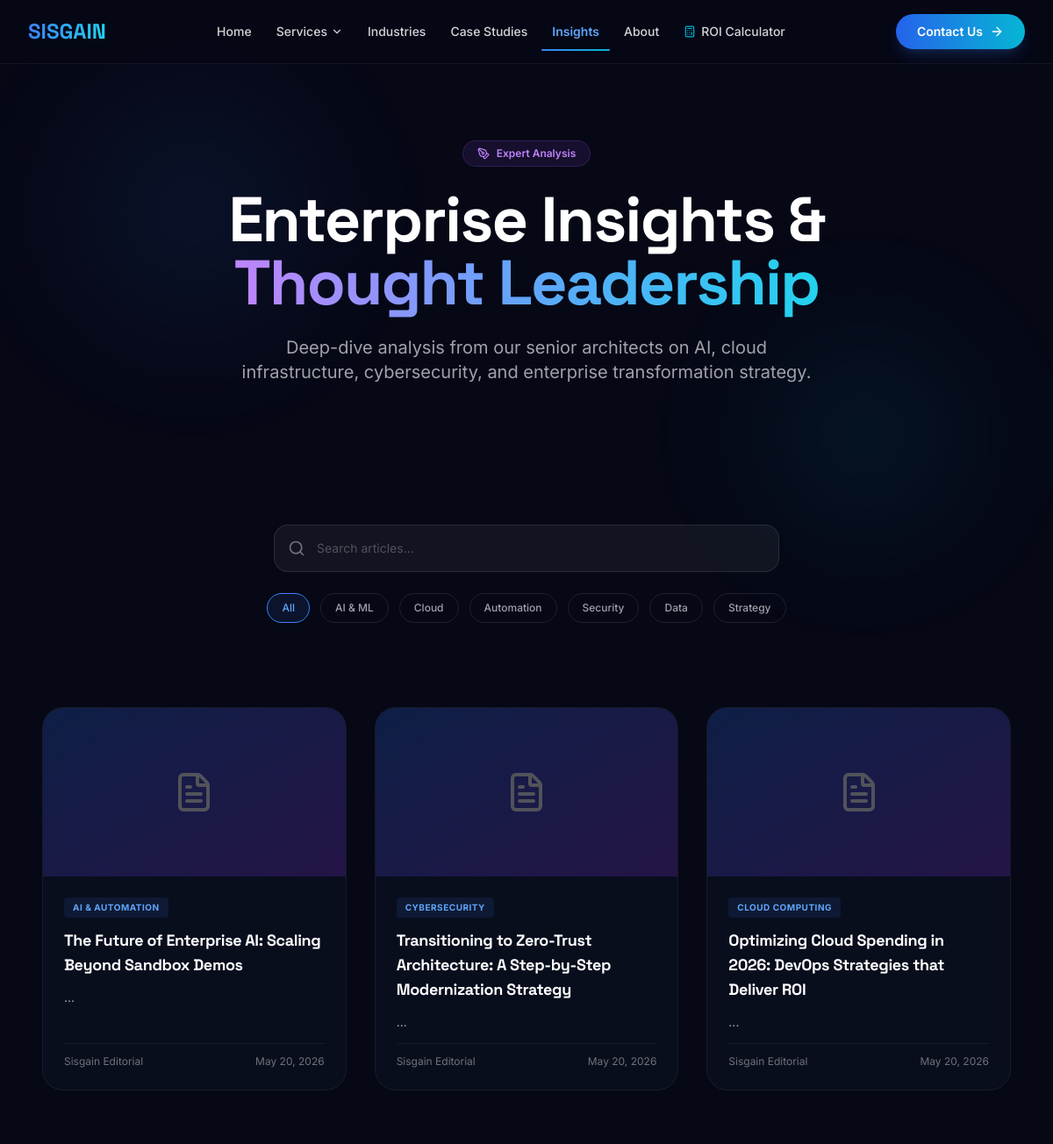
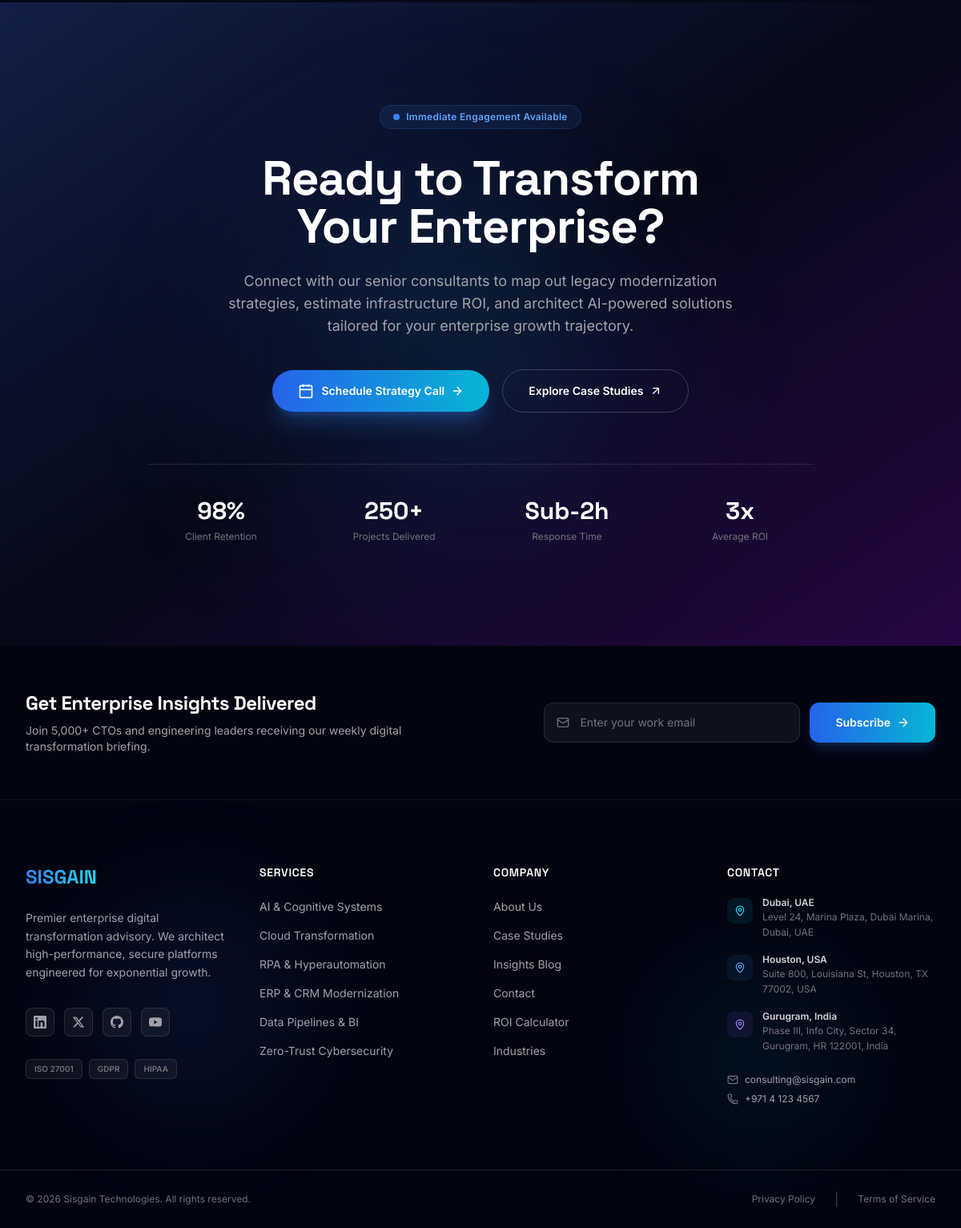
Screenshot of /blog.php with the database file from the repository (2 pictures, top to bottom).
### tables this page shows
CREATE TABLE `blogs` (
  `id` INT AUTO_INCREMENT PRIMARY KEY,
  `title` VARCHAR(200) NOT NULL,
  `slug` VARCHAR(200) NOT NULL UNIQUE,
  `category` VARCHAR(100) NOT NULL,
  `summary` VARCHAR(255) NOT NULL,
  `content` LONGTEXT NOT NULL,
  `image_url` VARCHAR(255) DEFAULT NULL,
  `meta_keywords` VARCHAR(255) DEFAULT NULL,
  `author_name` VARCHAR(100) DEFAULT 'Sisgain Advisory Team',
  `status` ENUM('draft', 'published') DEFAULT 'published',
  `created_at` TIMESTAMP DEFAULT CURRENT_TIMESTAMP
);

CREATE TABLE `settings` (
  `id` INT AUTO_INCREMENT PRIMARY KEY,
  `setting_key` VARCHAR(100) NOT NULL UNIQUE,
  `setting_value` TEXT DEFAULT NULL
);

### blog.php (the view, shortened to what the rows shown need)
<?php
require_once __DIR__ . '/config/db.php';
try {
    $sql = "SELECT * FROM blogs WHERE status = 'published'";
    $params = [];
    $sql .= " ORDER BY created_at DESC LIMIT 12";
    $stmt = $pdo->prepare($sql);
    $stmt->execute($params);
    $blogs = $stmt->fetchAll();
} catch (Exception $e) { $blogs = []; }
require_once __DIR__ . '/includes/header.php';
?>
<section class="relative py-32 md:py-40 px-6 md:px-12 overflow-hidden">
    <div class="max-w-7xl mx-auto text-center relative z-10" data-aos="fade-up">
        <h1 class="text-4xl md:text-6xl lg:text-7xl font-extrabold font-space leading-[1.1] tracking-tight">
            Enterprise Insights &<br><span class="bg-gradient-to-r from-purple-400 via-blue-400 to-cyan-400 bg-clip-text text-transparent">Thought Leadership</span>
        </h1>
    </div>
</section>
<section class="py-16 px-6 md:px-12">
    <div class="max-w-7xl mx-auto">
        <div class="grid grid-cols-1 md:grid-cols-2 lg:grid-cols-3 gap-8">
            <?php if (!empty($blogs)): ?>
                <?php foreach ($blogs as $blog): ?>
                <a href="/blog-detail.php?slug=<?= urlencode($blog['slug']) ?>" class="glass-card rounded-3xl overflow-hidden group flex flex-col" data-aos="fade-up">
                    <div class="h-48 bg-gradient-to-br from-blue-600/20 to-purple-600/20 flex items-center justify-center">
                        <i data-lucide="file-text" class="w-12 h-12 text-zinc-600 group-hover:text-blue-400 transition-colors"></i>
                    </div>
                    <div class="p-6 space-y-3 flex-1 flex flex-col">
                        <span class="text-[10px] uppercase font-bold tracking-wider text-blue-400 bg-blue-500/10 px-2.5 py-1 rounded self-start"><?= htmlspecialchars($blog['category']) ?></span>
                        <h3 class="text-lg font-bold font-space text-white group-hover:text-blue-400 transition-colors"><?= htmlspecialchars($blog['title']) ?></h3>
                        <p class="text-zinc-400 text-sm leading-relaxed flex-1"><?= htmlspecialchars(substr($blog['excerpt'], 0, 150)) ?>...</p>
                        <div class="flex items-center justify-between text-xs text-zinc-500 pt-3 border-t border-white/5 mt-auto">
                            <span><?= htmlspecialchars($blog['author'] ?? 'Sisgain Editorial') ?></span>
                            <span><?= date('M d, Y', strtotime($blog['created_at'])) ?></span>
                        </div>
                    </div>
                </a>
                <?php endforeach; ?>
            <?php endif; ?>
        </div>
    </div>
</section>
<?php
require_once __DIR__ . '/includes/cta.php';
require_once __DIR__ . '/includes/footer.php';
?>

### includes/footer.php (shortened to what the rows shown need)
    <footer class="relative overflow-hidden bg-[#030410]">
        <div class="max-w-7xl mx-auto px-5 sm:px-6 lg:px-8 py-20 relative z-10">
            <div class="grid grid-cols-1 md:grid-cols-2 lg:grid-cols-4 gap-12 lg:gap-8">
                <div class="space-y-5">
                    <div class="space-y-4">
                        <div class="flex items-start group">
                            <div>
                                <p class="text-xs font-semibold text-zinc-300">Dubai, UAE</p>
                                <p class="text-xs text-zinc-500 leading-relaxed"><?= htmlspecialchars(get_setting('office_uae', 'Level 24, Marina Plaza, Dubai Marina')) ?></p>
                            </div>
                        </div>
                        <div class="flex items-start group">
                            <div>
                                <p class="text-xs font-semibold text-zinc-300">Houston, USA</p>
                                <p class="text-xs text-zinc-500 leading-relaxed"><?= htmlspecialchars(get_setting('office_usa', 'Suite 800, Louisiana St, Houston, TX')) ?></p>
                            </div>
                        </div>
                        <div class="flex items-start group">
                            <div>
                                <p class="text-xs font-semibold text-zinc-300">Gurugram, India</p>
                                <p class="text-xs text-zinc-500 leading-relaxed"><?= htmlspecialchars(get_setting('office_india', 'Info City, Sector 34, Gurugram')) ?></p>
                            </div>
                        </div>
                        <div class="pt-2 space-y-2">
                            <a href="mailto:<?= htmlspecialchars(get_setting('contact_email', 'hello@sisgain.com')) ?>" class="flex items-center text-xs text-zinc-400 hover:text-blue-400 transition-colors duration-200">
                                <i data-lucide="mail" class="w-3.5 h-3.5 mr-2 text-zinc-500"></i>
                                <?= htmlspecialchars(get_setting('contact_email', 'hello@sisgain.com')) ?>
                            </a>
                            <a href="tel:<?= htmlspecialchars(get_setting('contact_phone', '+971 4 123 4567')) ?>" class="flex items-center text-xs text-zinc-400 hover:text-blue-400 transition-colors duration-200">
                                <i data-lucide="phone" class="w-3.5 h-3.5 mr-2 text-zinc-500"></i>
                                <?= htmlspecialchars(get_setting('contact_phone', '+971 4 123 4567')) ?>
                            </a>
                        </div>
                    </div>
                </div>
            </div>
        </div>
    </footer>
</body>
</html>

### rows the page displays
blogs: category "AI & AUTOMATION", title "The Future of Enterprise AI: Scaling Beyond Sandbox Demos", author "Sisgain Editorial", created_at "May 20, 2026"
blogs: category "CYBERSECURITY", title "Transitioning to Zero-Trust Architecture: A Step-by-Step Modernization Strategy", author "Sisgain Editorial", created_at "May 20, 2026"
blogs: category "CLOUD COMPUTING", title "Optimizing Cloud Spending in 2026: DevOps Strategies that Deliver ROI", author "Sisgain Editorial", created_at "May 20, 2026"
settings: setting_value "Level 24, Marina Plaza, Dubai Marina, Dubai, UAE"
settings: setting_value "Suite 800, Louisiana St, Houston, TX 77002, USA"
settings: setting_value "Phase III, Info City, Sector 34, Gurugram, HR 122001, India"
settings: setting_value "consulting@sisgain.com"
settings: setting_value "+971 4 123 4567"

### other values shown
$label "All"
$label "AI & ML"
$label "Cloud"
$label "Automation"
$label "Security"
$label "Data"
$label "Strategy"
